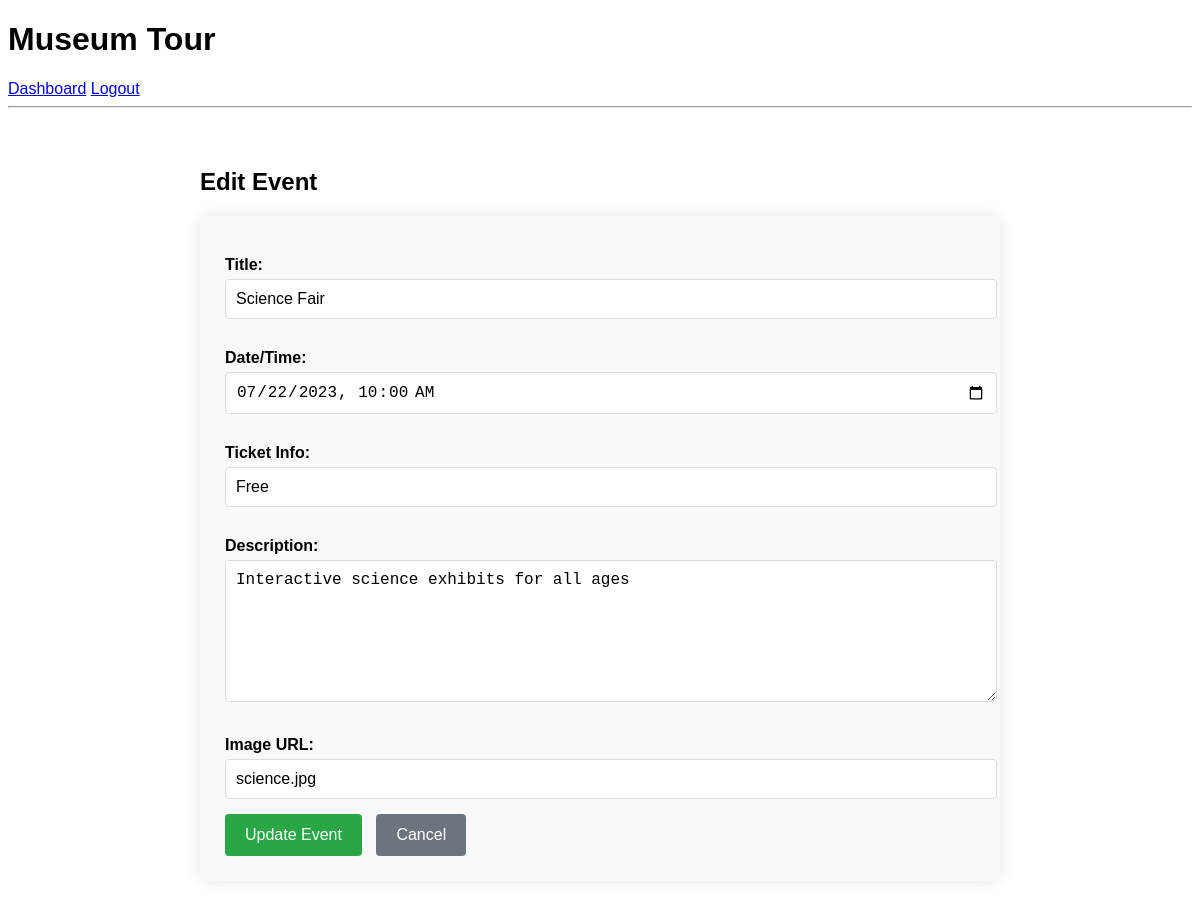
Page /edit_event.php?id=2 (signed in) on the committed database.
### tables this page shows
CREATE TABLE Events (
   Id          int PRIMARY KEY AUTO_INCREMENT,
   title       varchar(250) NOT NULL,
   eventDate   datetime NOT NULL,
   tickets     varchar(250),
   description text,
   image       varchar(250)
);

### edit_event.php (the view, shortened to what this page needs)
<?php
include('includes/database.php');
include('includes/header.php');
if (isset($_GET['id'])) {
    $query = 'SELECT * FROM Events WHERE Id = '.(int)$_GET['id'];
    $result = mysqli_query($connect, $query);
    $event = mysqli_fetch_assoc($result);
}
?>
<div class="container">
    <h2>Edit Event</h2>
    <form method="post">
        <label>Title:</label>
        <input type="text" name="title" value="<?php echo htmlspecialchars($event['title']); ?>" required>
        <label>Date/Time:</label>
        <input type="datetime-local" name="eventDate"
               value="<?php echo date('Y-m-d\TH:i', strtotime($event['eventDate'])); ?>" required>
        <label>Ticket Info:</label>
        <input type="text" name="tickets" value="<?php echo htmlspecialchars($event['tickets']); ?>"
               placeholder="e.g., Free, $20, etc.">
        <label>Description:</label>
        <textarea name="description" rows="4"><?php echo htmlspecialchars($event['description']); ?></textarea>
        <label>Image URL:</label>
        <input type="text" name="image" value="<?php echo htmlspecialchars($event['image']); ?>"
               placeholder="e.g., event.jpg">
        <button type="submit" name="update_event">Update Event</button>
        <a href="events.php" class="cancel-btn">Cancel</a>
    </form>
</div>
<?php include('includes/footer.php');

### styles.css (style rules this page uses)
body { font-family: 'Trebuchet MS', 'Lucida Sans Unicode', 'Lucida Grande', 'Lucida Sans', Arial, sans-serif; }
.container { max-width: 800px; margin: 20px auto; padding: 20px; }
form { background: #f9f9f9; padding: 25px; border-radius: 8px; box-shadow: 0 0 15px rgba(0,0,0,0.1); }
label { display: block; margin: 15px 0 5px; font-weight: 600; }
input[type="text"], input[type="datetime-local"], textarea { width: 100%; padding: 10px; margin-bottom: 15px; border: 1px solid #ddd; border-radius: 4px; font-size: 16px; }
textarea { min-height: 120px; resize: vertical; }
button[type="submit"] { background: #28a745; color: white; padding: 12px 20px; border: none; border-radius: 4px; cursor: pointer; font-size: 16px; margin-right: 10px; }
.cancel-btn { display: inline-block; padding: 12px 20px; background: #6c757d; color: white; text-decoration: none; border-radius: 4px; font-size: 16px; }

### rows in the picture
events: title "Science Fair", eventDate "07/22/2023 10:00", tickets "Free", description "Interactive science exhibits for all ages", image "science.jpg"
